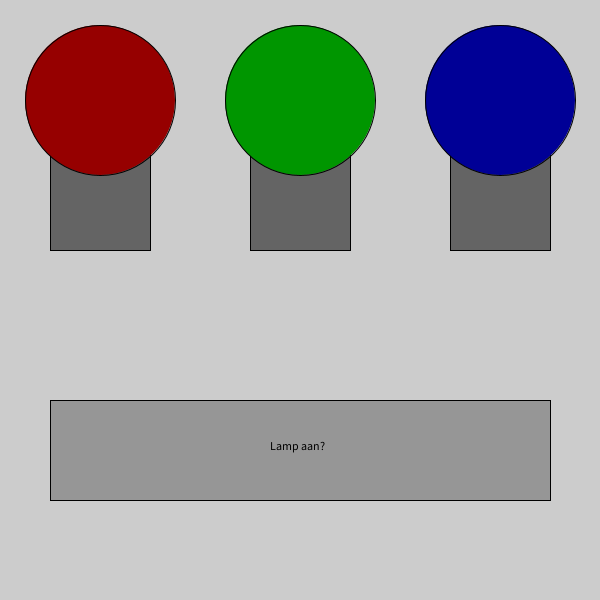
Frame 1 (no input)
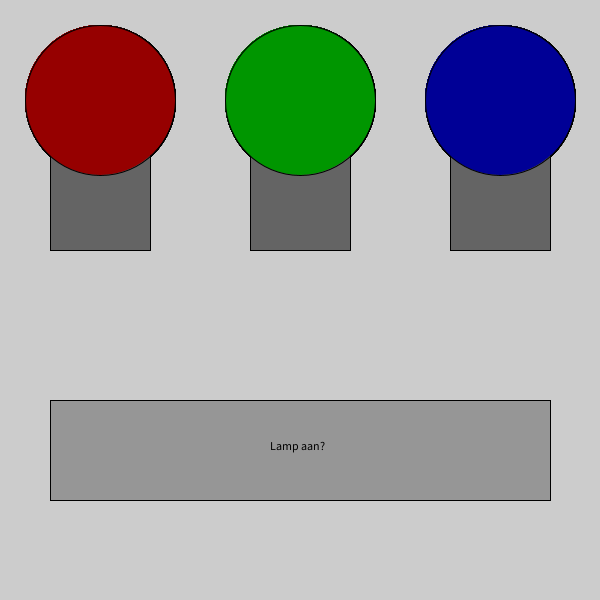
Frame 60 (the mouse pressed at the canvas centre just before this capture)
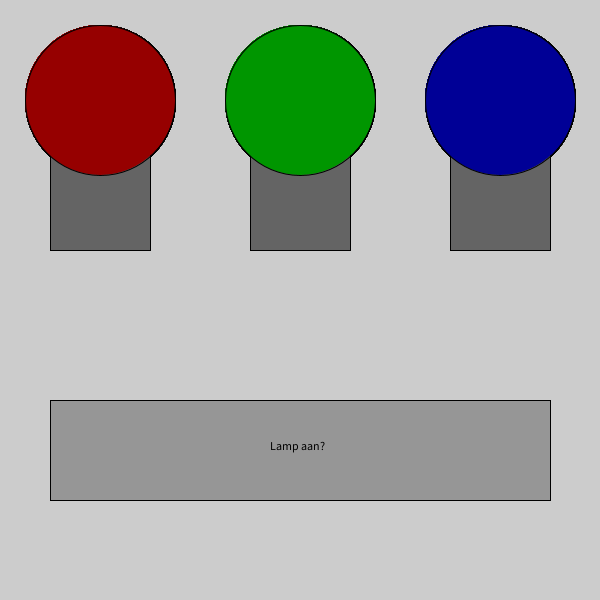
Frame 120 (the mouse held since frame 60 and released just before this capture)

The Processing sketch that drew these frames (run headless with seeded random() and noise(); from frame 60 on, the mouse is pressed at the canvas centre):

// Processing sketch: Moduleopgave_4
// ── Moduleopgave_4.pde
public class Lamp{
  public boolean isOn = false;
  public static final int LAMP_WIDTH = 200, LAMP_HEIGHT = 300, MARGIN = 50;
  
  private int x, y, lampColorOn, lampColorOff;
  public Lamp(int x, int y, int lampColorOn, int lampColorOff){
    this.x = x;
    this.y = y;
    this.lampColorOn = lampColorOn;
    this.lampColorOff = lampColorOff;
  }
  public void paint(){
    stroke(0);
    fill(PEDALCOLOR);
    rect(x+MARGIN, y, LAMP_WIDTH-2*MARGIN, LAMP_HEIGHT/2);
    fill(isOn ? lampColorOn : lampColorOff);
    ellipse(x + LAMP_WIDTH/2, y , LAMP_HEIGHT/2, LAMP_HEIGHT/2);
  }
}
public class ToggleButton{
  public int COLOR_ON = color(100, 100, 100);
  public int COLOR_OFF = color(150, 150, 150);
  private int x, y, w, h;
  public boolean isSelected = false;
  public String txt;
  public ToggleButton(String txt, int x, int y, int w, int h){
    this.x = x;
    this.y = y;
    this.w = w;
    this.h = h;
    this.txt = txt;
  }
  public void paint(){
    fill(isSelected ? COLOR_ON : COLOR_OFF);
    rect(x, y, w, h);
    fill(0);
    text(txt, x+w/2-30, y+h/2);
  }
  public void onClick(){
     if(x < mouseX && mouseX < x + w && y < mouseY && mouseY < y + h)
       isSelected = !isSelected;
  }
}

public int PEDALCOLOR = color(100, 100, 100);
public Lamp[] lamps = new Lamp[]{
  new Lamp(0, 100, color(255, 0, 0), color(150, 0, 0)),
  new Lamp(200, 100, color(0, 255, 0), color(0, 150, 0)),
  new Lamp(400, 100, color(0, 0, 255), color(0, 0, 150))
};

ToggleButton but = new ToggleButton("Lamp aan?", 50, 400, 500, 100);

void setup(){
  size(600, 600);
}
void draw(){
  
  for(Lamp l : lamps){
    if(but.isSelected)
      l.isOn = ! l.isOn;
    l.paint();
  }
  but.paint();
}

void mouseReleased(){
  but.onClick();
}
